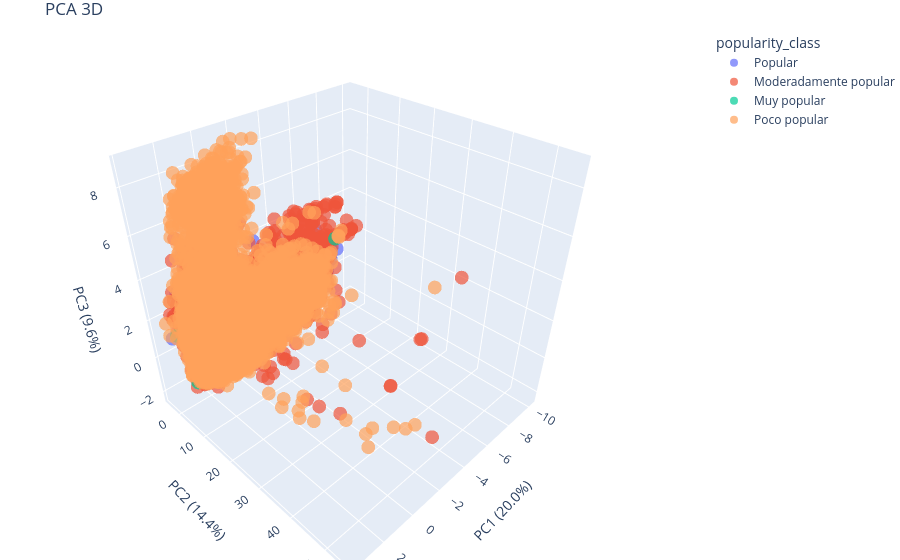

Here is the notebook cell this chart was saved with:
### Code cell
from sklearn.decomposition import PCA
from sklearn.preprocessing import StandardScaler
import pandas as pd
import plotly.express as px
df['artists'] = df['artists'].apply(lambda x: str(x).replace(';',' ').strip())
df['duration_min'] = df['duration_ms']/60000
X = df.drop(columns=['track_id','artists','album_name','track_name','track_genre','popularity_class','popularity'])
y = df['popularity_class']


scaler = StandardScaler()
X_scaled = scaler.fit_transform(X)


pca = PCA(n_components=3)
X_pca = pca.fit_transform(X_scaled)

pca_df = pd.DataFrame(X_pca, columns=['PC1', 'PC2', 'PC3'])
pca_df['popularity_class'] = y.reset_index(drop=True)


fig = px.scatter_3d(
    pca_df,
    x='PC1',
    y='PC2',
    z='PC3',
    color='popularity_class',
    opacity=0.7,
    title=f'PCA 3D', 
    labels={
        'PC1': f'PC1 ({pca.explained_variance_ratio_[0]*100:.1f}%)',
        'PC2': f'PC2 ({pca.explained_variance_ratio_[1]*100:.1f}%)',
        'PC3': f'PC3 ({pca.explained_variance_ratio_[2]*100:.1f}%)'
    }
)
fig.update_layout(margin=dict(l=0, r=0, b=0, t=30))
fig.show()

### Figure 1 — Plotly figure (JSON) as saved in the notebook; plotly's stock layout.template omitted (floating-point values rounded to 4 significant figures; data arrays with more than 128 entries replaced by an {"elided": "..."} marker saying what was removed)
{"data": [{"hovertemplate": "popularity_class=Popular<br>PC1 (20.0%)=%{x}<br>PC2 (14.4%)=%{y}<br>PC3 (9.6%)=%{z}<extra></extra>", "legendgroup": "Popular", "marker": {"color": "#636efa", "opacity": 0.7, "symbol": "circle"}, "mode": "markers", "name": "Popular", "scene": "scene", "showlegend": true, "type": "scatter3d", "x": {"elided": "6493 float values"}, "y": {"elided": "6493 float values"}, "z": {"elided": "6493 float values"}}, {"hovertemplate": "popularity_class=Moderadamente popular<br>PC1 (20.0%)=%{x}<br>PC2 (14.4%)=%{y}<br>PC3 (9.6%)=%{z}<extra></extra>", "legendgroup": "Moderadamente popular", "marker": {"color": "#EF553B", "opacity": 0.7, "symbol": "circle"}, "mode": "markers", "name": "Moderadamente popular", "scene": "scene", "showlegend": true, "type": "scatter3d", "x": {"elided": "34128 float values"}, "y": {"elided": "34128 float values"}, "z": {"elided": "34128 float values"}}, {"hovertemplate": "popularity_class=Muy popular<br>PC1 (20.0%)=%{x}<br>PC2 (14.4%)=%{y}<br>PC3 (9.6%)=%{z}<extra></extra>", "legendgroup": "Muy popular", "marker": {"color": "#00cc96", "opacity": 0.7, "symbol": "circle"}, "mode": "markers", "name": "Muy popular", "scene": "scene", "showlegend": true, "type": "scatter3d", "x": {"elided": "342 float values"}, "y": {"elided": "342 float values"}, "z": {"elided": "342 float values"}}, {"hovertemplate": "popularity_class=Poco popular<br>PC1 (20.0%)=%{x}<br>PC2 (14.4%)=%{y}<br>PC3 (9.6%)=%{z}<extra></extra>", "legendgroup": "Poco popular", "marker": {"color": "#FFA15A", "opacity": 0.7, "symbol": "circle"}, "mode": "markers", "name": "Poco popular", "scene": "scene", "showlegend": true, "type": "scatter3d", "x": {"elided": "27827 float values"}, "y": {"elided": "27827 float values"}, "z": {"elided": "27827 float values"}}], "layout": {"legend": {"title": {"text": "popularity_class"}, "tracegroupgap": 0}, "margin": {"b": 0, "l": 0, "r": 0, "t": 30}, "scene": {"domain": {"x": [0, 1], "y": [0, 1]}, "xaxis": {"title": {"text": "PC1 (20.0%)"}}, "yaxis": {"title": {"text": "PC2 (14.4%)"}}, "zaxis": {"title": {"text": "PC3 (9.6%)"}}}, "title": {"text": "PCA 3D"}}}
